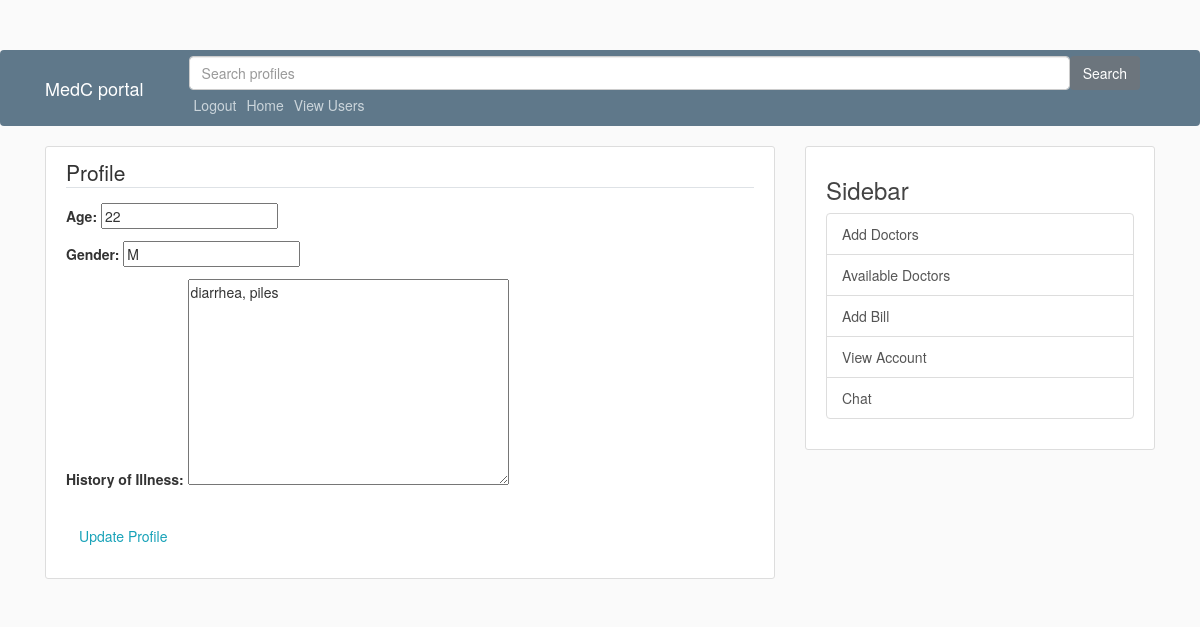
Page /patient_profile_update/2 (signed in) on the committed database.
### user_profile/models.py (models this page shows, shortened)
class Profile(models.Model):
    user = models.OneToOneField(User, related_name='profile', on_delete=models.CASCADE)
    gender = models.CharField(max_length=5)
    age = models.IntegerField(default=0)
    history_of_Illness = models.TextField()

### user_profile/views.py (the view)
# urls.py: path('patient_profile_update/<int:pk>', views.profile_update, name='patient-profile-update'),
def profile_update(request, pk):
    profile = get_object_or_404(Profile, pk=pk )
    if request.method == 'POST':
        p_form = ProfileUpdateForm(request.POST, instance=profile)
        if p_form.is_valid():
            p_form.save()
            messages.success(request, f'Your Account has been successfully updated! ')
            return redirect('patient-view')
    else:
        p_form = ProfileUpdateForm(instance=profile)
    context = {'p_form': p_form}
    return render(request, 'users/patient_profile_update.html', context)

### users/forms.py
class ProfileUpdateForm(forms.ModelForm):
    class Meta:
        model = Profile
        fields = ['age', 'gender', 'history_of_Illness']

### users/templates/users/patient_profile_update.html (shortened to what this page needs)
{% extends "users/base.html" %}
{% block content %}
    <div class="content-section">
      <form method="POST">
        <fieldset class="form-group">
          <legend class="border-bottom mb-4">Profile</legend>
          {{p_form.as_p}}
        </fieldset>
        <div class="form-group">
          <button class="btn btn-outline-info" type="submit">Update Profile</button>
        </div>
      </form>
    </div>
{% endblock content %}

### users/static/users/main.css (style rules this page uses)
body { background: #fafafa; color: #333333; margin-top: 5rem; }
.content-section { background: #ffffff; padding: 10px 20px; border: 1px solid #dddddd; border-radius: 3px; margin-bottom: 20px; }

### rows in the picture
Profile: age "22", gender "M", history_of_Illness "diarrhea, piles"
